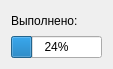
<?xml version="1.0" encoding="UTF-8"?>
<ui version="4.0">
 <class>SingleProgressBar</class>
 <widget class="QWidget" name="SingleProgressBar">
  <property name="geometry">
   <rect>
    <x>0</x>
    <y>0</y>
    <width>113</width>
    <height>69</height>
   </rect>
  </property>
  <property name="windowTitle">
   <string>Form</string>
  </property>
  <layout class="QVBoxLayout" name="verticalLayout">
   <item>
    <widget class="QLabel" name="label">
     <property name="text">
      <string>Выполнено:</string>
     </property>
    </widget>
   </item>
   <item>
    <widget class="QProgressBar" name="progressBar">
     <property name="value">
      <number>24</number>
     </property>
    </widget>
   </item>
  </layout>
 </widget>
 <resources/>
 <connections/>
</ui>
